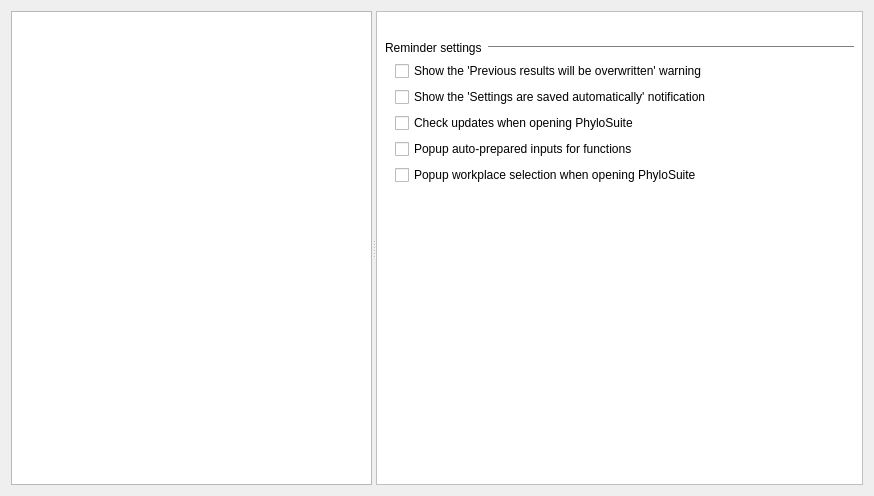
<?xml version="1.0" encoding="UTF-8"?>
<ui version="4.0">
 <class>Settings</class>
 <widget class="QDialog" name="Settings">
  <property name="windowModality">
   <enum>Qt::NonModal</enum>
  </property>
  <property name="geometry">
   <rect>
    <x>0</x>
    <y>0</y>
    <width>874</width>
    <height>496</height>
   </rect>
  </property>
  <property name="contextMenuPolicy">
   <enum>Qt::DefaultContextMenu</enum>
  </property>
  <property name="windowTitle">
   <string>Settings</string>
  </property>
  <layout class="QGridLayout" name="gridLayout_3">
   <item row="0" column="0">
    <widget class="QSplitter" name="splitter">
     <property name="orientation">
      <enum>Qt::Horizontal</enum>
     </property>
     <widget class="QListWidget" name="listWidget"/>
     <widget class="QStackedWidget" name="stackedWidget">
      <property name="styleSheet">
       <string notr="true">QStackedWidget {background-color: white}</string>
      </property>
      <property name="currentIndex">
       <number>2</number>
      </property>
      <widget class="QWidget" name="page_2">
       <layout class="QGridLayout" name="gridLayout_5">
        <property name="leftMargin">
         <number>0</number>
        </property>
        <property name="topMargin">
         <number>0</number>
        </property>
        <property name="rightMargin">
         <number>0</number>
        </property>
        <property name="bottomMargin">
         <number>0</number>
        </property>
        <item row="0" column="0">
         <widget class="QTableWidget" name="tableWidget">
          <property name="styleSheet">
           <string notr="true">background-color: rgb(255, 255, 255);</string>
          </property>
          <property name="editTriggers">
           <set>QAbstractItemView::NoEditTriggers</set>
          </property>
          <attribute name="horizontalHeaderStretchLastSection">
           <bool>false</bool>
          </attribute>
          <row>
           <property name="text">
            <string>1</string>
           </property>
          </row>
          <row>
           <property name="text">
            <string>2</string>
           </property>
          </row>
          <row>
           <property name="text">
            <string>3</string>
           </property>
          </row>
          <row>
           <property name="text">
            <string>4</string>
           </property>
          </row>
          <row>
           <property name="text">
            <string>5</string>
           </property>
          </row>
          <row>
           <property name="text">
            <string>6</string>
           </property>
          </row>
          <row>
           <property name="text">
            <string>7</string>
           </property>
          </row>
          <row>
           <property name="text">
            <string>8</string>
           </property>
          </row>
          <row>
           <property name="text">
            <string>9</string>
           </property>
          </row>
          <row>
           <property name="text">
            <string>10</string>
           </property>
          </row>
          <row>
           <property name="text">
            <string>11</string>
           </property>
          </row>
          <row>
           <property name="text">
            <string>12</string>
           </property>
          </row>
          <row>
           <property name="text">
            <string>13</string>
           </property>
          </row>
          <row>
           <property name="text">
            <string>14</string>
           </property>
          </row>
          <column>
           <property name="text">
            <string>Name</string>
           </property>
          </column>
          <column>
           <property name="text">
            <string>Description</string>
           </property>
          </column>
          <column>
           <property name="text">
            <string>Status</string>
           </property>
          </column>
          <column>
           <property name="text">
            <string>Operation</string>
           </property>
          </column>
          <item row="0" column="0">
           <property name="text">
            <string>MAFFT v7.313</string>
           </property>
          </item>
          <item row="0" column="1">
           <property name="text">
            <string>Mafft mutiple aligner</string>
           </property>
           <property name="toolTip">
            <string>Mafft mutiple aligner</string>
           </property>
          </item>
          <item row="0" column="2">
           <property name="text">
            <string>Uninstalled</string>
           </property>
          </item>
          <item row="1" column="0">
           <property name="text">
            <string>Rscript 3.4.4</string>
           </property>
          </item>
          <item row="1" column="1">
           <property name="text">
            <string>Scripting Front-End For R</string>
           </property>
           <property name="toolTip">
            <string>Scripting Front-End For R</string>
           </property>
          </item>
          <item row="1" column="2">
           <property name="text">
            <string>Uninstalled</string>
           </property>
          </item>
          <item row="2" column="0">
           <property name="text">
            <string>Python 2.7 + PartitionFinder2</string>
           </property>
          </item>
          <item row="2" column="1">
           <property name="text">
            <string>Python 2.7: Using for PartitionFinder</string>
           </property>
           <property name="toolTip">
            <string>Using for PartitionFinder</string>
           </property>
          </item>
          <item row="2" column="2">
           <property name="text">
            <string>Uninstalled</string>
           </property>
          </item>
          <item row="3" column="0">
           <property name="text">
            <string>PartitionFinder2</string>
           </property>
          </item>
          <item row="3" column="1">
           <property name="text">
            <string>PartitionFinder2: Python 2.7Selecting best-fit partitioning schemes and models of molecular evolution for phylogenetic analyses</string>
           </property>
           <property name="toolTip">
            <string>Selecting best-fit partitioning schemes and models of molecular evolution for phylogenetic analyses</string>
           </property>
          </item>
          <item row="3" column="2">
           <property name="text">
            <string>Uninstalled</string>
           </property>
          </item>
          <item row="4" column="0">
           <property name="text">
            <string>Gblocks 0.91b</string>
           </property>
          </item>
          <item row="4" column="1">
           <property name="text">
            <string>Selection of conserved blocks from multiple alignments for their use in phylogenetic analysis</string>
           </property>
           <property name="toolTip">
            <string>Selection of conserved blocks from multiple alignments for their use in phylogenetic analysis</string>
           </property>
          </item>
          <item row="4" column="2">
           <property name="text">
            <string>Uninstalled</string>
           </property>
          </item>
          <item row="5" column="0">
           <property name="text">
            <string>IQ-TREE v. 1.6.8</string>
           </property>
          </item>
          <item row="5" column="1">
           <property name="text">
            <string>Efficient software for phylogenomic inference</string>
           </property>
          </item>
          <item row="5" column="2">
           <property name="text">
            <string>Uninstalled</string>
           </property>
          </item>
          <item row="6" column="0">
           <property name="text">
            <string>MrBayes 3.2.6</string>
           </property>
          </item>
          <item row="6" column="1">
           <property name="text">
            <string>A free software program which performs Bayesian inference of phylogeny.</string>
           </property>
          </item>
          <item row="6" column="2">
           <property name="text">
            <string>Uninstalled</string>
           </property>
          </item>
          <item row="7" column="0">
           <property name="text">
            <string>tbl2asn</string>
           </property>
          </item>
          <item row="7" column="1">
           <property name="text">
            <string>Automates the creation of sequence records for submission to GenBank</string>
           </property>
          </item>
          <item row="7" column="2">
           <property name="text">
            <string>Uninstalled</string>
           </property>
          </item>
          <item row="8" column="0">
           <property name="text">
            <string>MPICH2</string>
           </property>
          </item>
          <item row="8" column="1">
           <property name="text">
            <string>A high-performance and widely portable implementation of the Message Passing Interface (MPI) standard</string>
           </property>
          </item>
          <item row="8" column="2">
           <property name="text">
            <string>Uninstalled</string>
           </property>
          </item>
          <item row="9" column="0">
           <property name="text">
            <string>JAVA (JRE&gt;1.5) + MACSE v2.03</string>
           </property>
          </item>
          <item row="9" column="1">
           <property name="text">
            <string>JAVA: Using for MACSE</string>
           </property>
          </item>
          <item row="9" column="2">
           <property name="text">
            <string>Uninstalled</string>
           </property>
          </item>
          <item row="10" column="0">
           <property name="text">
            <string/>
           </property>
          </item>
          <item row="10" column="1">
           <property name="text">
            <string>MACSE: Multiple Alignment of Coding SEquences Accounting for Frameshifts and Stop Codons.</string>
           </property>
          </item>
          <item row="10" column="2">
           <property name="text">
            <string>Uninstalled</string>
           </property>
          </item>
          <item row="11" column="0">
           <property name="text">
            <string>trimAl v1.2</string>
           </property>
          </item>
          <item row="11" column="1">
           <property name="text">
            <string>trimAl: a tool for automated alignment trimming</string>
           </property>
          </item>
          <item row="11" column="2">
           <property name="text">
            <string>Uninstalled</string>
           </property>
          </item>
          <item row="12" column="0">
           <property name="text">
            <string>Perl 5 +         HmmCleaner</string>
           </property>
          </item>
          <item row="12" column="1">
           <property name="text">
            <string>Perl 5: Using for HmmCleaner</string>
           </property>
          </item>
          <item row="12" column="2">
           <property name="text">
            <string>Uninstalled</string>
           </property>
          </item>
          <item row="13" column="1">
           <property name="text">
            <string>HmmCleaner: Removing low similarity segments from your MSA</string>
           </property>
          </item>
          <item row="13" column="2">
           <property name="text">
            <string>Uninstalled</string>
           </property>
          </item>
         </widget>
        </item>
       </layout>
      </widget>
      <widget class="QWidget" name="page_3">
       <layout class="QGridLayout" name="gridLayout_4">
        <property name="leftMargin">
         <number>0</number>
        </property>
        <property name="topMargin">
         <number>0</number>
        </property>
        <property name="rightMargin">
         <number>0</number>
        </property>
        <property name="bottomMargin">
         <number>0</number>
        </property>
        <property name="spacing">
         <number>0</number>
        </property>
        <item row="0" column="0">
         <widget class="QWidget" name="widget_container_2" native="true">
          <property name="styleSheet">
           <string notr="true">QWidget#widget_container_2 {border: 1px ridge gray; background-color: white}</string>
          </property>
          <layout class="QVBoxLayout" name="verticalLayout_3">
           <property name="spacing">
            <number>2</number>
           </property>
           <property name="leftMargin">
            <number>0</number>
           </property>
           <property name="topMargin">
            <number>0</number>
           </property>
           <property name="rightMargin">
            <number>0</number>
           </property>
           <property name="bottomMargin">
            <number>0</number>
           </property>
           <item>
            <widget class="QTableView" name="tableView_2">
             <property name="acceptDrops">
              <bool>true</bool>
             </property>
             <property name="dragEnabled">
              <bool>true</bool>
             </property>
             <property name="dragDropOverwriteMode">
              <bool>true</bool>
             </property>
             <property name="dragDropMode">
              <enum>QAbstractItemView::InternalMove</enum>
             </property>
             <property name="defaultDropAction">
              <enum>Qt::TargetMoveAction</enum>
             </property>
             <property name="selectionMode">
              <enum>QAbstractItemView::ExtendedSelection</enum>
             </property>
             <attribute name="horizontalHeaderShowSortIndicator" stdset="0">
              <bool>true</bool>
             </attribute>
             <attribute name="horizontalHeaderStretchLastSection">
              <bool>false</bool>
             </attribute>
            </widget>
           </item>
           <item>
            <layout class="QGridLayout" name="gridLayout_2" columnstretch="1,1">
             <item row="0" column="0">
              <widget class="QPushButton" name="pushButton_6">
               <property name="text">
                <string>Add Row</string>
               </property>
               <property name="icon">
                <iconset resource="myRes.qrc">
                 <normaloff>:/picture/resourses/table_row_add_after.png</normaloff>:/picture/resourses/table_row_add_after.png</iconset>
               </property>
              </widget>
             </item>
             <item row="0" column="1">
              <layout class="QHBoxLayout" name="horizontalLayout_2">
               <property name="spacing">
                <number>2</number>
               </property>
               <item>
                <widget class="QPushButton" name="pushButton_7">
                 <property name="sizePolicy">
                  <sizepolicy hsizetype="Expanding" vsizetype="Fixed">
                   <horstretch>0</horstretch>
                   <verstretch>0</verstretch>
                  </sizepolicy>
                 </property>
                 <property name="text">
                  <string>Add Column</string>
                 </property>
                 <property name="icon">
                  <iconset resource="myRes.qrc">
                   <normaloff>:/picture/resourses/table_column_add_after.png</normaloff>:/picture/resourses/table_column_add_after.png</iconset>
                 </property>
                </widget>
               </item>
               <item>
                <widget class="ClickedLableGif" name="label_6">
                 <property name="sizePolicy">
                  <sizepolicy hsizetype="Minimum" vsizetype="Preferred">
                   <horstretch>0</horstretch>
                   <verstretch>0</verstretch>
                  </sizepolicy>
                 </property>
                 <property name="toolTip">
                  <string>Brief example</string>
                 </property>
                 <property name="text">
                  <string/>
                 </property>
                </widget>
               </item>
              </layout>
             </item>
             <item row="1" column="0">
              <widget class="QPushButton" name="pushButton_8">
               <property name="text">
                <string>Delete Row</string>
               </property>
               <property name="icon">
                <iconset resource="myRes.qrc">
                 <normaloff>:/picture/resourses/delete.png</normaloff>:/picture/resourses/delete.png</iconset>
               </property>
              </widget>
             </item>
             <item row="1" column="1">
              <widget class="QPushButton" name="pushButton_9">
               <property name="text">
                <string>Delete Column</string>
               </property>
               <property name="icon">
                <iconset resource="myRes.qrc">
                 <normaloff>:/picture/resourses/delete.png</normaloff>:/picture/resourses/delete.png</iconset>
               </property>
              </widget>
             </item>
            </layout>
           </item>
          </layout>
         </widget>
        </item>
       </layout>
      </widget>
      <widget class="QWidget" name="page">
       <layout class="QGridLayout" name="gridLayout">
        <property name="leftMargin">
         <number>0</number>
        </property>
        <property name="topMargin">
         <number>0</number>
        </property>
        <property name="rightMargin">
         <number>0</number>
        </property>
        <property name="bottomMargin">
         <number>0</number>
        </property>
        <item row="0" column="0">
         <widget class="QWidget" name="widget_container" native="true">
          <property name="styleSheet">
           <string notr="true">QWidget#widget_container {border: 1px ridge gray; background-color: white}</string>
          </property>
          <layout class="QVBoxLayout" name="verticalLayout_2">
           <property name="topMargin">
            <number>30</number>
           </property>
           <item>
            <layout class="QHBoxLayout" name="horizontalLayout">
             <item>
              <widget class="QLabel" name="label">
               <property name="sizePolicy">
                <sizepolicy hsizetype="Preferred" vsizetype="Preferred">
                 <horstretch>0</horstretch>
                 <verstretch>0</verstretch>
                </sizepolicy>
               </property>
               <property name="text">
                <string>Reminder settings</string>
               </property>
              </widget>
             </item>
             <item>
              <widget class="QWidget" name="widget_2" native="true">
               <property name="sizePolicy">
                <sizepolicy hsizetype="Expanding" vsizetype="Preferred">
                 <horstretch>0</horstretch>
                 <verstretch>0</verstretch>
                </sizepolicy>
               </property>
               <property name="styleSheet">
                <string notr="true">border-top: 1px solid gray;
margin-top: 5px;</string>
               </property>
              </widget>
             </item>
            </layout>
           </item>
           <item>
            <layout class="QVBoxLayout" name="verticalLayout">
             <property name="leftMargin">
              <number>10</number>
             </property>
             <item>
              <widget class="QCheckBox" name="checkBox">
               <property name="text">
                <string>Show the 'Previous results will be overwritten' warning</string>
               </property>
              </widget>
             </item>
             <item>
              <widget class="QCheckBox" name="checkBox_2">
               <property name="text">
                <string>Show the 'Settings are saved automatically' notification</string>
               </property>
              </widget>
             </item>
             <item>
              <widget class="QCheckBox" name="checkBox_3">
               <property name="text">
                <string>Check updates when opening PhyloSuite</string>
               </property>
              </widget>
             </item>
             <item>
              <widget class="QCheckBox" name="checkBox_4">
               <property name="text">
                <string>Popup auto-prepared inputs for functions</string>
               </property>
              </widget>
             </item>
             <item>
              <widget class="QCheckBox" name="checkBox_5">
               <property name="text">
                <string>Popup workplace selection when opening PhyloSuite</string>
               </property>
              </widget>
             </item>
            </layout>
           </item>
           <item>
            <spacer name="verticalSpacer">
             <property name="orientation">
              <enum>Qt::Vertical</enum>
             </property>
             <property name="sizeHint" stdset="0">
              <size>
               <width>20</width>
               <height>304</height>
              </size>
             </property>
            </spacer>
           </item>
          </layout>
         </widget>
        </item>
       </layout>
      </widget>
     </widget>
    </widget>
   </item>
  </layout>
 </widget>
 <customwidgets>
  <customwidget>
   <class>ClickedLableGif</class>
   <extends>QLabel</extends>
   <header>src.CustomWidget.h</header>
  </customwidget>
 </customwidgets>
 <resources>
  <include location="myRes.qrc"/>
 </resources>
 <connections/>
</ui>
